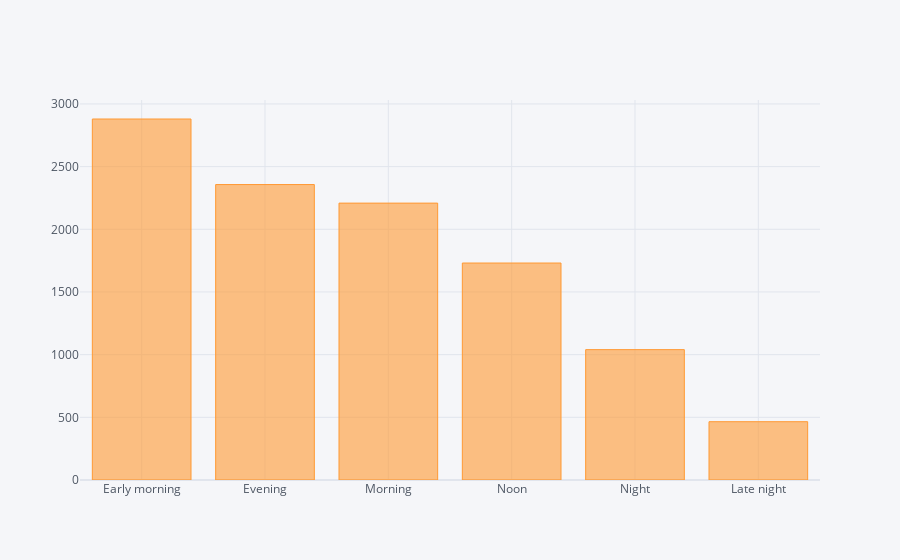

The notebook cell this image was saved under:
### Code cell
import plotly
import cufflinks as cf
from cufflinks.offline import go_offline
from plotly.offline import download_plotlyjs, init_notebook_mode, plot, iplot

cf.go_offline()

data['Dep_Time_hour'].apply(dep_time_transfer).value_counts().iplot(kind='bar')

### Figure 1 — Plotly figure (JSON) as saved in the notebook; plotly's stock layout.template omitted (floating-point values rounded to 4 significant figures)
{"data": [{"marker": {"color": "rgba(255, 153, 51, 0.6)", "line": {"color": "rgba(255, 153, 51, 1.0)", "width": 1}}, "name": "Dep_Time_hour", "orientation": "v", "text": "", "type": "bar", "x": ["Early morning", "Evening", "Morning", "Noon", "Night", "Late night"], "y": [2880, 2357, 2209, 1731, 1040, 465]}], "layout": {"legend": {"bgcolor": "#F5F6F9", "font": {"color": "#4D5663"}}, "paper_bgcolor": "#F5F6F9", "plot_bgcolor": "#F5F6F9", "title": {"font": {"color": "#4D5663"}}, "xaxis": {"gridcolor": "#E1E5ED", "showgrid": true, "tickfont": {"color": "#4D5663"}, "title": {"font": {"color": "#4D5663"}, "text": ""}, "zerolinecolor": "#E1E5ED"}, "yaxis": {"gridcolor": "#E1E5ED", "showgrid": true, "tickfont": {"color": "#4D5663"}, "title": {"font": {"color": "#4D5663"}, "text": ""}, "zerolinecolor": "#E1E5ED"}}}
